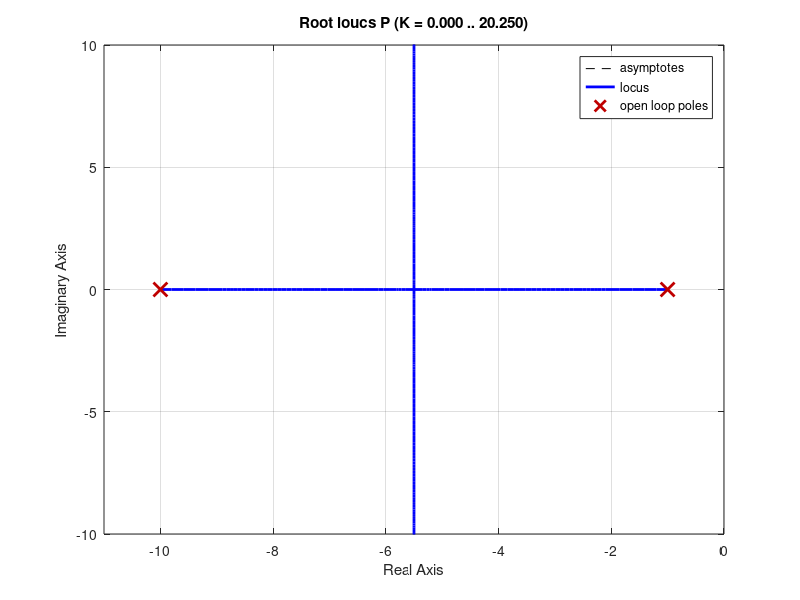

The MATLAB script that drew this image: (Note: this script raises an error after producing the figure.)
s = tf('s');  % Transfer fonksiyon değişkeni tanımlandı
P = 10 / ((s+1)*(s+10)); 

figure(1) 
rlocus(P)  % Kök yerleşim grafiği çizildi
axis([-11 0 -10 10]) 
sgrid(0.516,0) 
hold on 

wd = pi/2; 
plot([-11 0],[wd,wd],'--', 'LineWidth', 0.5); 
plot([-3 0.5],[-wd -wd],'--','LineWidth',0.5); 

C1 = K; 
Tcl = feedback(C1*P,1);  % Kapalı çevrim transfer fonksiyonu
stepinfo(Tcl)  % Adım yanıtı bilgileri

